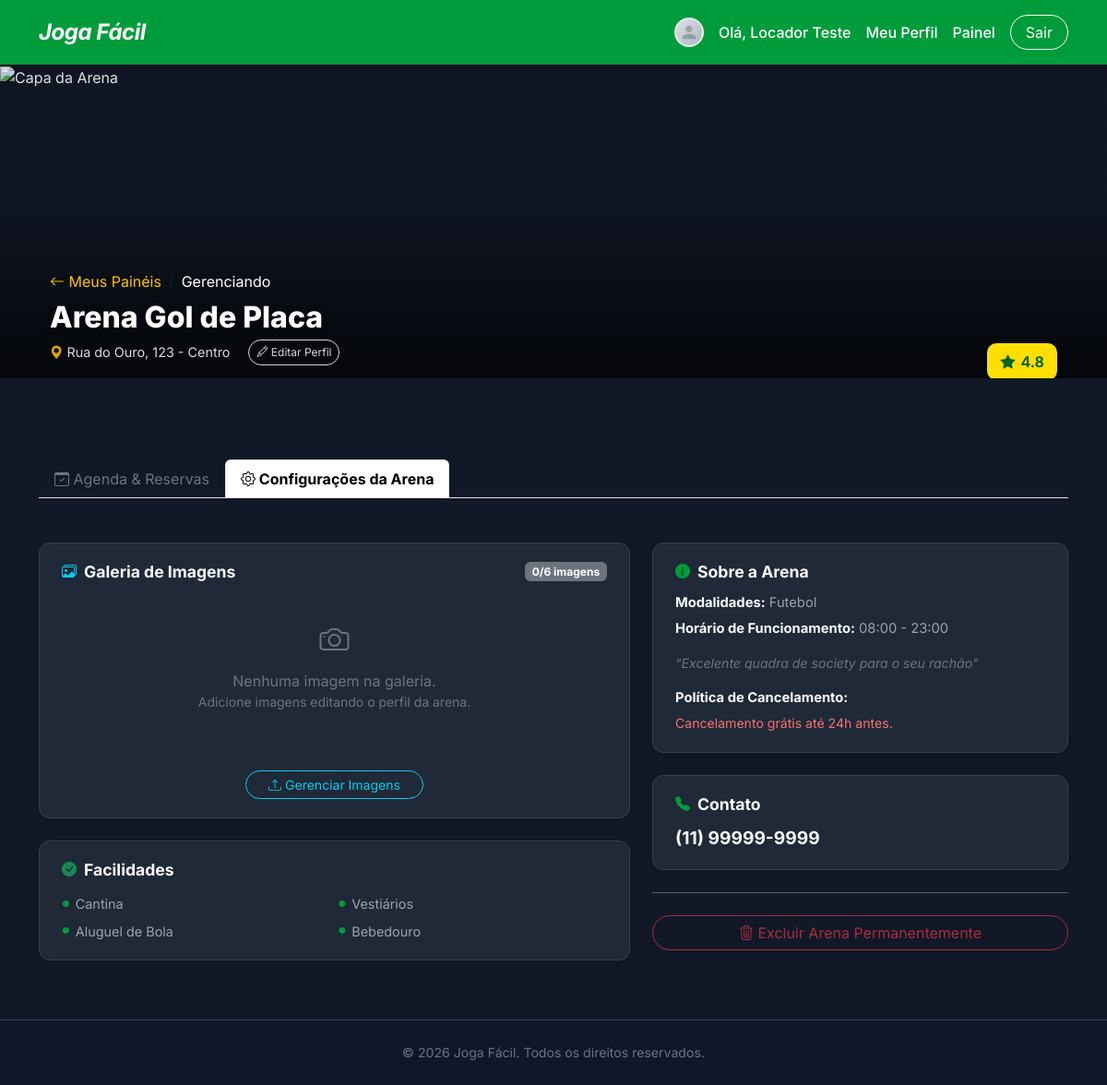
Screenshot of /pages/dashboardLocador.php?arena_id=1&tab=edit (signed in) with the database file from the repository.
### tables this page shows
CREATE TABLE IF NOT EXISTS quadras (
    id          INT AUTO_INCREMENT PRIMARY KEY,
    nome        VARCHAR(100) NOT NULL,
    endereco    VARCHAR(255) NOT NULL,
    imagem      VARCHAR(255) DEFAULT NULL,
    locador_id  INT NOT NULL,
    cnpj        VARCHAR(14) DEFAULT NULL,
    status      ENUM('pendente', 'ativo', 'inativo', 'manutencao', 'rejeitado') NOT NULL DEFAULT 'pendente',
    descricao   TEXT DEFAULT NULL,
    facilidades TEXT DEFAULT NULL,
    modalidades VARCHAR(255) DEFAULT 'Futebol',
    funcionamento VARCHAR(100) DEFAULT '08:00 - 23:00',
    cancelamento_horas INT DEFAULT 24,
    telefone    VARCHAR(20) DEFAULT NULL,
    created_at  TIMESTAMP DEFAULT CURRENT_TIMESTAMP,
    FOREIGN KEY (locador_id) REFERENCES usuarios(id) ON DELETE CASCADE
);

### crud/readQuadras.php (called while the page is built, shortened)
<?php
function getQuadraByIdAndLocador(int $arenaId, int $locadorId): ?array {
    $pdo = getDbConnection();
    $stmt = $pdo->prepare("SELECT * FROM quadras WHERE id = :arenaId AND locador_id = :locadorId LIMIT 1");
    $stmt->execute(['arenaId' => $arenaId, 'locadorId' => $locadorId]);
    return $stmt->fetch(PDO::FETCH_ASSOC) ?: null;
}

### crud/readImagensQuadra.php (called while the page is built, shortened)
<?php
function getImagensByQuadraId(int $quadraId): array {
    $pdo = getDbConnection();
    $stmt = $pdo->prepare("SELECT * FROM quadra_imagens WHERE quadra_id = :quadraId ORDER BY ordem ASC, created_at ASC");
    $stmt->execute(['quadraId' => $quadraId]);
    return $stmt->fetchAll(PDO::FETCH_ASSOC);
}

### pages/partials/locadorArenaEdit.php (the view, shortened to what this page needs)
<div class="row g-4 mt-3">
    <div class="col-lg-7">
        <?php if (empty($isGerente)): ?>
        <div class="arena-image-manager shadow-sm mb-4">
            <div class="d-flex justify-content-between align-items-center mb-3">
                <h5 class="detailInfoCardTitle m-0">
                    <i class="bi bi-images cardTitleIcon text-info"></i> Galeria de Imagens
                </h5>
                <span class="badge bg-secondary"><?= count($arenaImagens) ?>/6 imagens</span>
            </div>
            <?php if (empty($arenaImagens)): ?>
                <div class="text-center py-4 text-secondary">
                    <i class="bi bi-camera" style="font-size: 2rem;"></i>
                    <p class="mt-2 mb-0">Nenhuma imagem na galeria.</p>
                    <p class="small">Adicione imagens editando o perfil da arena.</p>
                </div>
            <?php endif; ?>
            <div class="mt-4 text-center">
                <button class="btn btn-outline-info btn-sm rounded-pill px-4" data-bs-toggle="modal" data-bs-target="#modalEditarArena">
                    <i class="bi bi-upload"></i> Gerenciar Imagens
                </button>
            </div>
        </div>
        <?php endif; ?>
        <div class="detailInfoCard shadow-sm">
            <h5 class="detailInfoCardTitle">
                <i class="bi bi-check-circle-fill cardTitleIcon text-success"></i> Facilidades
            </h5>
            <ul class="facilidadesList mt-3">
                <?php if (empty($facilidades)): ?>
                    <li class="facilidadesItem">Nenhuma facilidade cadastrada</li>
                <?php else: ?>
                    <?php foreach ($facilidades as $facilidadeItem): ?>
                        <li class="facilidadesItem"><?= htmlspecialchars($facilidadeItem) ?></li>
                    <?php endforeach; ?>
                <?php endif; ?>
            </ul>
        </div>
    </div>
    <div class="col-lg-5">
        <div class="detailInfoCard shadow-sm mb-4">
            <h5 class="detailInfoCardTitle">
                <i class="bi bi-info-circle-fill cardTitleIcon"></i> Sobre a Arena
            </h5>
            <div class="detailInfoRow">
                <strong>Modalidades:</strong> <?= htmlspecialchars($quadra['modalidades'] ?? 'Não informado') ?>
            </div>
            <div class="detailInfoRow">
                <strong>Horário de Funcionamento:</strong> <?= htmlspecialchars($quadra['funcionamento'] ?? 'Não informado') ?>
            </div>
            <?php if (!empty($quadra['descricao'])): ?>
                <div class="detailInfoRow mt-3 text-secondary" style="font-size: 0.88rem; font-style: italic;">
                    "<?= nl2br(htmlspecialchars($quadra['descricao'])) ?>"
                </div>
            <?php endif; ?>
            <div class="detailInfoRow mt-3">
                <strong>Política de Cancelamento:</strong>
            </div>
            <div class="detailCancelText">
                Cancelamento grátis até <?= htmlspecialchars($quadra['cancelamento_horas']) ?>h antes.
            </div>
        </div>
        <div class="detailInfoCard shadow-sm mb-4">
            <h5 class="detailInfoCardTitle">
                <i class="bi bi-telephone-fill cardTitleIcon"></i> Contato
            </h5>
            <div class="detailPhone">
                <?= htmlspecialchars($quadra['telefone'] ?? 'Não informado') ?>
            </div>
        </div>
        <?php if (empty($isGerente)): ?>
            <div class="mt-4 border-top border-secondary opacity-75 pt-4">
                <button class="btn btn-outline-danger w-100 rounded-pill" data-bs-toggle="modal" data-bs-target="#modalExcluirArena">
                    <i class="bi bi-trash3"></i> Excluir Arena Permanentemente
                </button>
            </div>
        <?php endif; ?>
    </div>
</div>

### pages/partials/locadorArenaDetail.php (shortened to what this page needs)
<?php
$facilidades = json_decode($quadra['facilidades'], true) ?: [];
?>
<section class="arenaDetailHero">
    <?php
        $capaSrc = 'https://images.unsplash.com/photo-1518605368461-1ee7e1635338?q=80&w=2000';
    ?>
    <img src="<?= $capaSrc ?>" alt="Capa da Arena" class="arenaDetailHeroImg">
    <div class="arenaDetailHeroOverlay"></div>
    <div class="container position-relative h-100">
        <div class="arenaDetailHeroMeta">
            <nav aria-label="breadcrumb" class="mb-2">
                <ol class="breadcrumb mb-0">
                    <li class="breadcrumb-item"><a href="dashboardLocador.php" class="text-warning text-decoration-none"><i class="bi bi-arrow-left"></i> Meus Painéis</a></li>
                    <li class="breadcrumb-item active text-white" aria-current="page">Gerenciando</li>
                </ol>
            </nav>
            <h1 class="arenaDetailHeroName"><?= htmlspecialchars($quadra['nome']) ?></h1>
            <p class="arenaDetailHeroAddr">
                <i class="bi bi-geo-alt-fill text-warning"></i> <?= htmlspecialchars($quadra['endereco']) ?>
                <?php if (empty($isGerente)): ?>
                    <button class="btn btn-sm btn-outline-light ms-3 rounded-pill" data-bs-toggle="modal" data-bs-target="#modalEditarArena" style="font-size: 0.75rem;"><i class="bi bi-pencil"></i> Editar Perfil</button>
                <?php endif; ?>
            </p>
        </div>
        <div class="arenaDetailRating shadow-sm">
            <i class="bi bi-star-fill"></i> 4.8
        </div>
    </div>
</section>
<section class="container py-5 contentSection">
    <ul class="nav nav-tabs mb-4">
        <li class="nav-item">
            <a class="nav-link <?= $currentTab === 'manage' ? 'active fw-bold' : 'text-secondary' ?>" href="?arena_id=<?= $arenaId ?>&tab=manage">
                <i class="bi bi-calendar-check"></i> Agenda & Reservas
            </a>
        </li>
        <li class="nav-item">
            <a class="nav-link <?= $currentTab === 'edit' ? 'active fw-bold' : 'text-secondary' ?>" href="?arena_id=<?= $arenaId ?>&tab=edit">
                <i class="bi bi-gear"></i> Configurações da Arena
            </a>
        </li>
    </ul>
    <?php
    if ($currentTab === 'manage') {
        include __DIR__ . '/locadorArenaManage.php';
    } else {
        include __DIR__ . '/locadorArenaEdit.php';
    }
    ?>
</section>

### assets/css/components/tokens.css (style rules this page uses)
:root { --verdeBandeira: #009c3b; --verdeEscuro: #006425; --amareloOuro: #FFDF00; --amareloClaro: #FFEE66; --bgMain: #111827; --bgCard: #1f2937; --bgCardBorder: #374151; --bgSection: #0f172a; --textPrimary: #f9fafb; --textSecondary: #9ca3af; --textMuted: #6b7280; --radiusSm: 8px; --radiusMd: 12px; --radiusLg: 16px; --radiusXl: 24px; --shadowCard: 0 4px 20px rgba(0, 0, 0, 0.35); --transition: all 0.25s ease; }

### assets/css/components/global.css (style rules this page uses)
*, *::before, *::after { box-sizing: border-box; }
html { font-size: 16px; }
body { font-family: 'Inter', system-ui, -apple-system, sans-serif; background-color: var(--bgMain) !important; color: var(--textPrimary) !important; display: flex; flex-direction: column; min-height: 100vh; margin: 0; }
.contentSection { margin-top: 40px; padding-bottom: 64px; }

### assets/css/components/arenaDetail.css (style rules this page uses)
.arenaDetailHero { position: relative; width: 100%; height: 340px; overflow: hidden; }
.arenaDetailHeroImg { width: 100%; height: 100%; object-fit: cover; }
.arenaDetailHeroOverlay { position: absolute; inset: 0; background: linear-gradient(to top, rgba(0, 0, 0, 0.75) 0%, rgba(0, 0, 0, 0.1) 60%); }
.arenaDetailHeroMeta { position: absolute; bottom: 24px; left: 24px; color: #fff; }
.arenaDetailHeroName { font-size: 2rem; font-weight: 800; margin: 0; text-shadow: 0 2px 8px rgba(0, 0, 0, 0.4); }
.arenaDetailHeroAddr { font-size: 0.9rem; opacity: 0.85; margin-top: 4px; display: flex; align-items: center; gap: 4px; }
.arenaDetailRating { position: absolute; bottom: 24px; right: 24px; background-color: var(--amareloOuro); color: var(--verdeEscuro); font-weight: 700; font-size: 1rem; padding: 8px 14px; border-radius: 10px; display: flex; align-items: center; gap: 6px; }
.detailInfoCard { background-color: var(--bgCard); border: 1px solid var(--bgCardBorder); border-radius: var(--radiusMd); padding: 20px 24px; margin-bottom: 16px; }
.detailInfoCardTitle { font-size: 1.1rem; font-weight: 700; color: var(--textPrimary); margin-bottom: 12px; display: flex; align-items: center; gap: 8px; }
.detailInfoCardTitle .cardTitleIcon { color: var(--verdeBandeira); font-size: 1rem; }
.detailInfoRow { font-size: 0.92rem; margin-bottom: 6px; color: var(--textSecondary); }
.detailInfoRow strong { color: var(--textPrimary); }
.detailCancelText { color: #f87171; font-size: 0.88rem; }
.facilidadesList { display: grid; grid-template-columns: 1fr 1fr; gap: 8px; list-style: none; padding: 0; margin: 0; }
.facilidadesItem { font-size: 0.9rem; color: var(--textSecondary); display: flex; align-items: center; gap: 6px; }
.facilidadesItem::before { content: '●'; color: var(--verdeBandeira); font-size: 0.6rem; }
.detailPhone { font-size: 1.2rem; font-weight: 700; color: var(--textPrimary); margin-top: 4px; }

### assets/css/components/quadraGaleria.css (style rules this page uses)
.arena-image-manager { background-color: var(--bgCard); border: 1px solid var(--bgCardBorder); border-radius: var(--radiusMd); padding: 20px 24px; margin-bottom: 16px; }

### rows the page displays
quadras: nome "Arena Gol de Placa", endereco "Rua do Ouro, 123 - Centro", facilidades "Cantina", facilidades "Vestiários", facilidades "Aluguel de Bola", facilidades "Bebedouro", modalidades "Futebol", funcionamento "08:00 - 23:00", descricao "Excelente quadra de society para o seu rachão", cancelamento_horas "24", telefone "(11) 99999-9999"

### other values shown
$_SESSION['usuarioNome'] "Locador Teste"
count($arenaImagens) "0"
